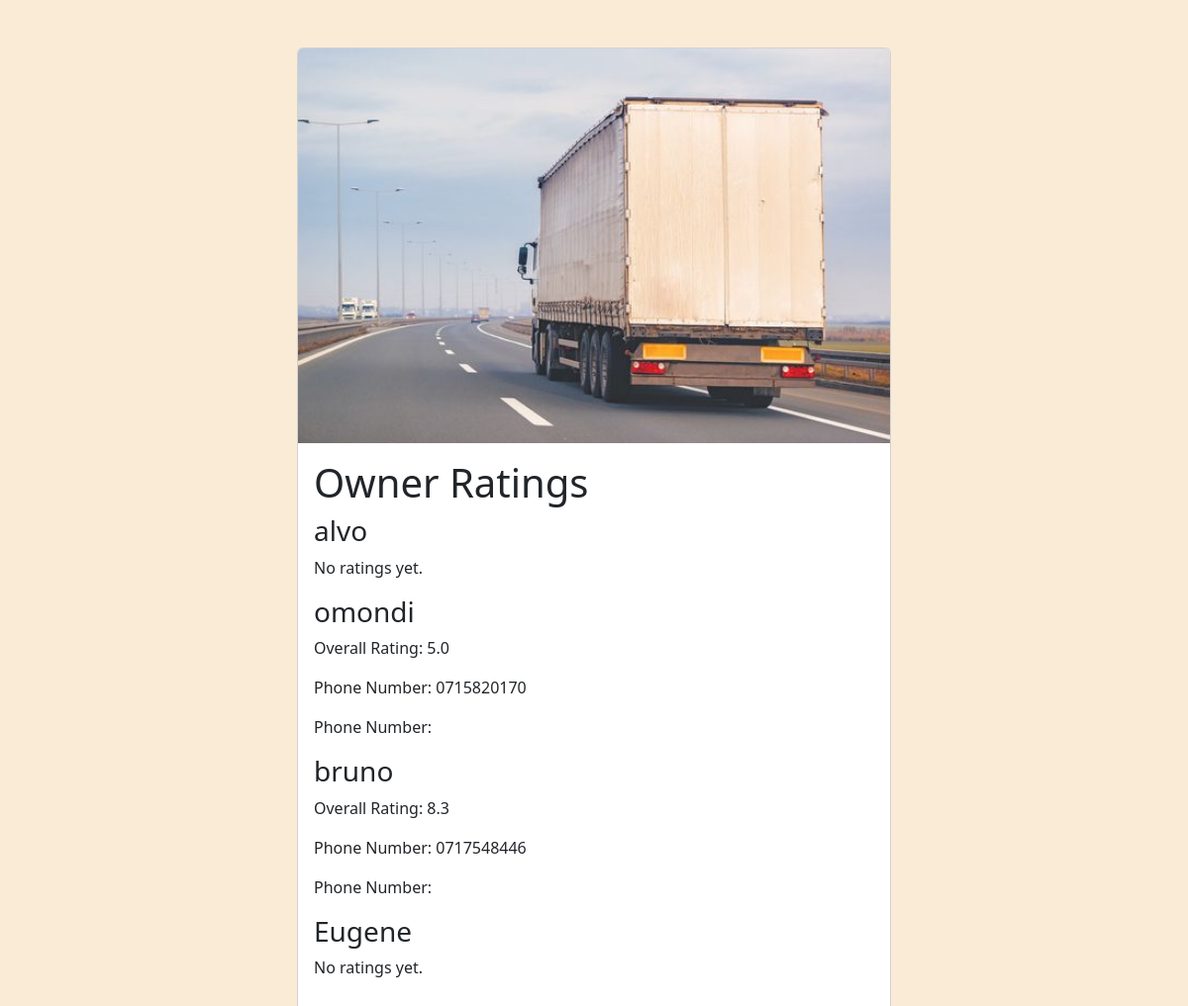
The app's page /customer_owner_ratings/ with its own data.
### accounts/models.py (models this page shows)
class User(AbstractUser):
    name = models.CharField(max_length=200, null=True) #attribute name defined
    email = models.EmailField(unique=True,null=True)

### Owner/models.py (models this page shows, shortened)
class Car(models.Model):
    owner = models.ForeignKey(User, null=True, on_delete=models.CASCADE)
    reg_no = models.CharField(max_length=20, unique=True, validators=[
        RegexValidator('^(K)([ABCDEFGHJKLMNPQRSTUVWXYZ]){2}( ){1}(\d){3}([ABCDEFGHJKLMNPQRSTUVWXYZ])$',
                       message="Invalid Number Plate")])
    image = models.ImageField(upload_to='car_images/')
    description = models.TextField(null=True, blank=True)
    phone_no = models.CharField(max_length=20, unique=True,
                                validators=[RegexValidator('^(0)([127])(\d){8}$', message='Invalid phone numbers')])
    updated = models.DateTimeField(auto_now = True , null=True)
    created = models.DateTimeField(auto_now_add=True, null= True)
    class Meta:
       ordering = ['-updated', '-created']  # Order by updated field in descending order and then by created field in descending order

### accounts/views.py (the view)
# urls.py: path('customer_owner_ratings/', views.view_owner_ratings, name='owner_ratings'),
def view_owner_ratings(request):
    group_name = 'owner'  # The name of the group for owners
    owners_group = Group.objects.get(name=group_name)
    owners = owners_group.user_set.annotate(num_cars=Count('car'))
    owner_ratings = []
    for owner in owners:
        overall_rating = Review.objects.filter(owner=owner).aggregate(Avg('rate'))['rate__avg']
        car = Car.objects.filter(owner=owner).first()
        phone_number = car.phone_no if car else None  # Fetch the phone number from the associated Car object
        owner_ratings.append({
            'owner': owner,
            'overall_rating': overall_rating,
            'phone_number': phone_number
        })
    context = {
        'owner_ratings': owner_ratings,
    }
    return render(request, 'accounts/view_owner_ratings.html', context)

### accounts/templates/accounts/view_owner_ratings.html (shortened to what this page needs)
<!DOCTYPE html>
{%load static%}
<html lang="en">
<head>
  <link href="https://cdn.jsdelivr.net/npm/bootstrap@5.3.0-alpha3/dist/css/bootstrap.min.css" rel="stylesheet">
</head>
<body style="background-color: antiquewhite";>
  <div class="card  mx-auto my-5" style="width: 50%;">
    <img src="{% static 'images/img3.jpg'%}" class="card-img-top" alt="...">
    <div class="card-body">
        <h1>Owner Ratings</h1>
{% for owner_rating in owner_ratings %}
    <h3>{{ owner_rating.owner.username }}</h3>
    {% if owner_rating.overall_rating %}
        <p>Overall Rating: {{ owner_rating.overall_rating|floatformat:1 }}</p>
        <p>Phone Number: {{ owner_rating.phone_number }}</p>
        <p>Phone Number: {{ owner_rating.owner.phone_no }}</p>
    {% else %}
        <p>No ratings yet.</p>
    {% endif %}
{% endfor %}
  </div>
</body>
</html>

### records on screen
User: owner.username "alvo", shows "No ratings yet."
User: owner.username "omondi", overall_rating "5.0", phone_number "0715820170"
User: owner.username "bruno", overall_rating "8.3", phone_number "0717548446"
User: owner.username "Eugene", shows "No ratings yet."
